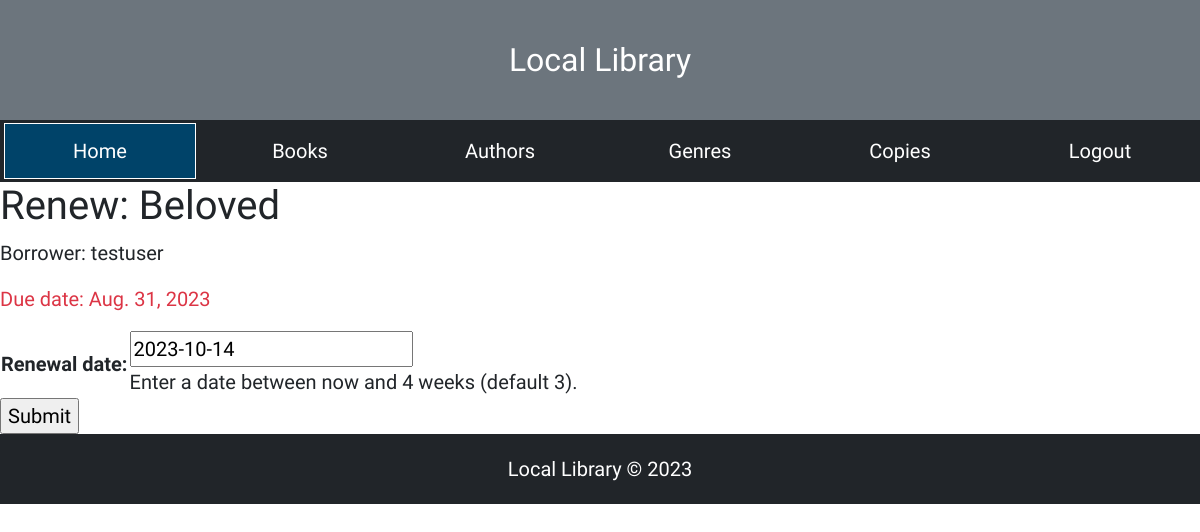
Page /catalog/book/f0672a10-4ce5-4ad5-9fa4-7e988b113c5c/renew/ (signed in) on the committed database.
### catalog/models.py (models this page shows, shortened)
class BookInstance(models.Model):
    id = models.UUIDField(primary_key=True, default=uuid.uuid4, help_text='Unique ID for this particular book across whole library')
    book = models.ForeignKey(Book, on_delete=models.RESTRICT, null=True)
    imprint = models.CharField(max_length=200)
    due_back = models.DateField(null=True, blank=True)
    borrower = models.ForeignKey(User,on_delete=models.SET_NULL,blank=True,null=True)
    LOAN_STATUS = (
        ('m', 'Maintenance'),
        ('o', 'On loan'),
        ('a', 'Available'),
        ('r', 'Reserved'),
    )
    status = models.CharField(
        max_length=1,
        choices=LOAN_STATUS,
        blank=True,
        default='m',
        help_text='Book availability',
    )
    class Meta:
        ordering = ['due_back']
        permissions = (("can_mark_returned", "Set book as returned"),) # creating a permission for a model
    @property
    def is_overdue(self):
        return bool(self.due_back and date.today() > self.due_back)

class Book(models.Model):
    title = models.CharField(max_length=200)
    author = models.ForeignKey('Author', on_delete=models.SET_NULL, null=True)
    summary = models.TextField(max_length=1000, help_text='Enter a brief description of the book')
    isbn = models.CharField('ISBN', max_length=13, unique=True,
                             help_text='13 Character <a href="https://www.isbn-international.org/content/what-isbn">ISBN number</a>')
    genre = models.ManyToManyField(Genre, help_text='Select a genre for this book')
    cover = models.ImageField(blank=True, null=True, upload_to='book covers')
    def display_genre(self):
        """Create a string for the Genre. This is required to display genre in Admin."""
        return ', '.join(genre.name for genre in self.genre.all()[:3])
    display_genre.short_description = 'Genre'
    class Meta:
        ordering : ['id']

### catalog/views.py (the view)
# urls.py: path('book/<uuid:pk>/renew/', views.renew_book_librarian, name='renew-book-librarian'),
@login_required
@permission_required('catalog.can_mark_returned', raise_exception=True)
def renew_book_librarian(request, pk):
    book_instance = get_object_or_404(BookInstance, pk=pk)
    if request.method == 'POST':
        form = RenewBookForm(request.POST)
        if form.is_valid():
            book_instance.due_back = form.cleaned_data['renewal_date']
            book_instance.save()
            return redirect('all-borrowed')
    else:
        proposed_renewal_date = datetime.date.today() + datetime.timedelta(weeks=3)
        form = RenewBookForm(initial={'renewal_date': proposed_renewal_date})
    context = {
        'form': form,
        'book_instance': book_instance,
    }
    return render(request, 'book_renew_librarian.html', context)

### catalog/forms.py (shortened to what this page needs)
class RenewBookForm(forms.Form):
    renewal_date = forms.DateField(help_text="Enter a date between now and 4 weeks (default 3).")

### catalog/templates/book_renew_librarian.html (shortened to what this page needs)
{% extends "base.html" %}
{% block content %}
  <h1>Renew: {{ book_instance.book.title }}</h1>
  <p>Borrower: {{ book_instance.borrower }}</p>
  <p {% if book_instance.is_overdue %} class="text-danger"{% endif %} >Due date: {{ book_instance.due_back }}</p>
  <form action="" method="post">
    <table>
    {{ form.as_table }}
    </table>
    <input type="submit" value="Submit">
  </form>
{% endblock %}

### catalog/static/css/styles.css (style rules this page uses)
html { padding: 0; }
body { font-family: 'Rajdhani', sans-serif; font-size: 20px; }

### rows in the picture
BookInstance: book "Beloved", borrower "testuser", due_back "Aug. 31, 2023"
